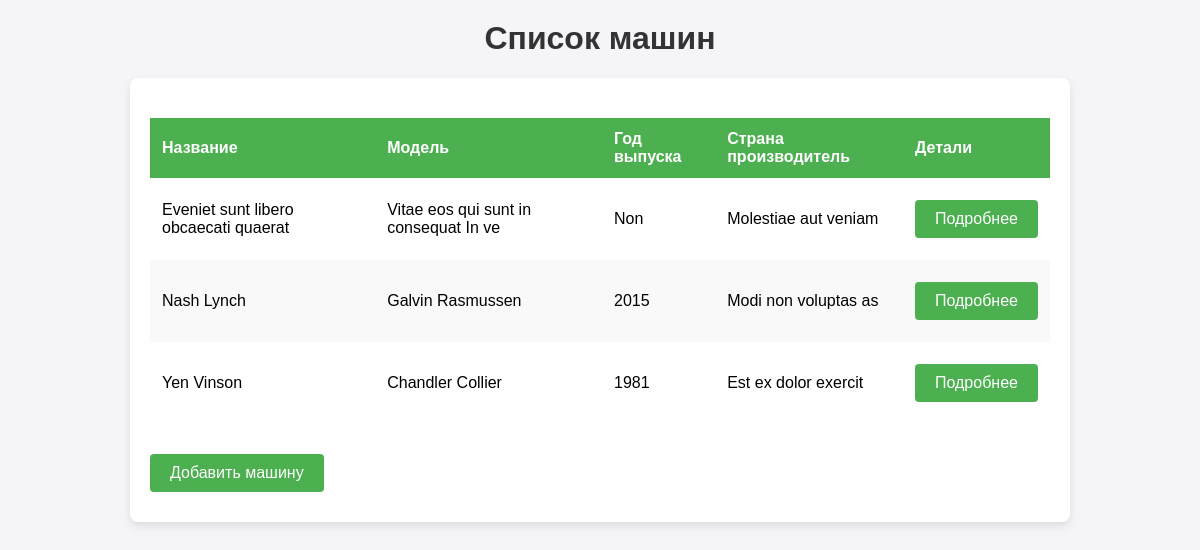
The page / on the database its author committed.
### Car/models.py (models this page shows, shortened)
class Car(models.Model):
    name = models.TextField('Название', max_length=40)
    model_name = models.TextField('Наименование модели', max_length=40)
    year = models.TextField('Год выпуска', max_length=4)
    country = models.TextField('Страна производитель', max_length=20)

### Car/views.py (the view)
# urls.py: path('', views.car_list, name='car_list'),
def car_list(request):
    cars = Car.objects.all()
    return render(request, 'Car/car_list.html', {'cars':cars})

### Car/templates/Car/car_list.html (shortened to what this page needs)
<!DOCTYPE html>
<html lang="en">
<head>
</head>
<body>
    <h1>Список машин</h1>
    <div class="container">
        <table>
            <thead>
                <tr>
                    <th>Название</th>
                    <th>Модель</th>
                    <th>Год выпуска</th>
                    <th>Страна производитель</th>
                    <th>Детали</th>
                </tr>
            </thead>
            <tbody>
                {% for car in cars %}
                <tr>
                    <td>{{ car.name }}</td>
                    <td>{{ car.model_name }}</td>
                    <td>{{ car.year }}</td>
                    <td>{{ car.country }}</td>
                    <td>
                        <a href="{% url 'car_detail' pk=car.pk %}" class="btn">Подробнее</a>
                    </td>
                </tr>
                {% endfor %}
            </tbody>
        </table>
        <a href="http://127.0.0.1:8000/create/" class="btn">Добавить машину</a>
    </div>
</body>
</html>

### Car/templates/Car/car_list.html (style rules this page uses)
body { font-family: Arial, sans-serif; background-color: #f4f4f9; margin: 0; padding: 0; }
h1 { text-align: center; margin-top: 20px; color: #333; }
.container { max-width: 900px; margin: 20px auto; background: #fff; padding: 20px; border-radius: 8px; box-shadow: 0 4px 8px rgba(0, 0, 0, 0.1); }
table { width: 100%; border-collapse: collapse; margin: 20px 0; }
table th, table td { text-align: left; padding: 12px; }
table th { background-color: #4CAF50; color: white; }
table tr:nth-child(even) { background-color: #f9f9f9; }
.btn { display: inline-block; padding: 10px 20px; margin: 10px 0; color: white; background-color: #4CAF50; border: none; border-radius: 4px; text-decoration: none; text-align: center; }

### rows shown on the page
Car: name "Eveniet sunt libero obcaecati quaerat", model_name "Vitae eos qui sunt in consequat In ve", year "Non", country "Molestiae aut veniam"
Car: name "Nash Lynch", model_name "Galvin Rasmussen", year "2015", country "Modi non voluptas as"
Car: name "Yen Vinson", model_name "Chandler Collier", year "1981", country "Est ex dolor exercit"
